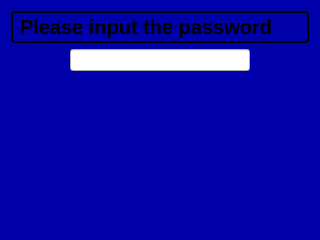
<?xml version="1.0" encoding="UTF-8"?>
<ui version="4.0">
 <class>PasswordQueryDialog</class>
 <widget class="QWidget" name="PasswordQueryDialog">
  <property name="geometry">
   <rect>
    <x>0</x>
    <y>0</y>
    <width>320</width>
    <height>240</height>
   </rect>
  </property>
  <property name="windowTitle">
   <string>Form</string>
  </property>
  <property name="styleSheet">
   <string notr="true">QWidget#PasswordQueryDialog {
	background-color: #0000aa
}

QFrame {
	border: 2px solid black;
	border-radius: 4px;
	padding: 2px;
}
 
QToolButton {
	border: 2px solid #8f8f91;
	border-radius: 6px;
	border-image: url(:/Hac/background-button-big.png);
 }

 QPushButton:pressed {
	border-color: red;
 }



</string>
  </property>
  <layout class="QGridLayout" name="gridLayout_2">
   <item row="0" column="0" colspan="3">
    <widget class="QLabel" name="label">
     <property name="font">
      <font>
       <pointsize>15</pointsize>
       <weight>75</weight>
       <bold>true</bold>
      </font>
     </property>
     <property name="text">
      <string>Please input the password</string>
     </property>
     <property name="wordWrap">
      <bool>true</bool>
     </property>
    </widget>
   </item>
   <item row="1" column="0">
    <spacer name="horizontalSpacer">
     <property name="orientation">
      <enum>Qt::Horizontal</enum>
     </property>
     <property name="sizeHint" stdset="0">
      <size>
       <width>51</width>
       <height>20</height>
      </size>
     </property>
    </spacer>
   </item>
   <item row="1" column="1">
    <layout class="QGridLayout" name="gridLayout">
     <item row="0" column="0">
      <widget class="QLineEdit" name="lineEdit">
       <property name="text">
        <string/>
       </property>
       <property name="echoMode">
        <enum>QLineEdit::Password</enum>
       </property>
      </widget>
     </item>
     <item row="1" column="0">
      <widget class="HacNumberPad" name="numPad">
       <property name="sizePolicy">
        <sizepolicy hsizetype="Preferred" vsizetype="Preferred">
         <horstretch>0</horstretch>
         <verstretch>0</verstretch>
        </sizepolicy>
       </property>
       <property name="minimumSize">
        <size>
         <width>180</width>
         <height>120</height>
        </size>
       </property>
      </widget>
     </item>
    </layout>
   </item>
   <item row="1" column="2">
    <spacer name="horizontalSpacer_2">
     <property name="orientation">
      <enum>Qt::Horizontal</enum>
     </property>
     <property name="sizeHint" stdset="0">
      <size>
       <width>51</width>
       <height>20</height>
      </size>
     </property>
    </spacer>
   </item>
   <item row="2" column="1">
    <spacer name="verticalSpacer">
     <property name="orientation">
      <enum>Qt::Vertical</enum>
     </property>
     <property name="sizeHint" stdset="0">
      <size>
       <width>20</width>
       <height>39</height>
      </size>
     </property>
    </spacer>
   </item>
  </layout>
 </widget>
 <customwidgets>
  <customwidget>
   <class>HacNumberPad</class>
   <extends>QWidget</extends>
   <header>hacnumberpad.h</header>
  </customwidget>
 </customwidgets>
 <resources>
  <include location="../res/hac.qrc"/>
 </resources>
 <connections/>
</ui>
